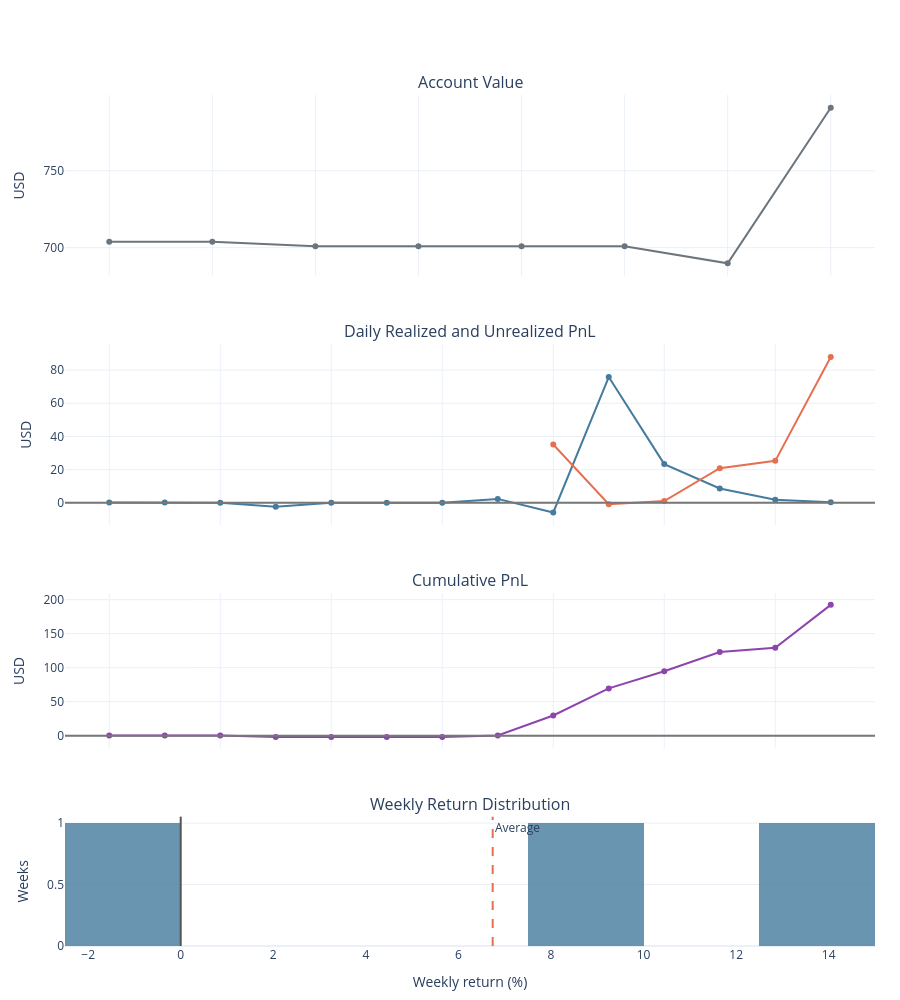

Here is the notebook cell this chart was saved with:
### Markdown cell above
## Account charts

Interactive Plotly charts show account value, daily realized and unrealized PnL, cumulative PnL, and weekly return distribution.

### Code cell
analytics.show_account_charts()

### Figure 1 — Plotly figure (JSON) as saved in the notebook; plotly's stock layout.template omitted (floating-point values rounded to 4 significant figures)
{"data": [{"line": {"color": "#6c757d", "width": 2}, "name": "Account Value", "type": "scatter", "x": ["2026-10-21T00:00:00-04:00", "2026-10-22T00:00:00-04:00", "2026-10-23T00:00:00-04:00", "2026-10-24T00:00:00-04:00", "2026-10-25T00:00:00-04:00", "2026-10-26T00:00:00-04:00", "2026-10-27T00:00:00-04:00", "2026-10-28T00:00:00-04:00"], "xaxis": "x", "y": [703.9, 703.9, 700.9, 700.9, 700.9, 700.9, 689.8, 791.0], "yaxis": "y"}, {"line": {"color": "#457b9d"}, "mode": "lines+markers", "name": "Realized", "type": "scatter", "x": ["2026-10-20T00:00:00-04:00", "2026-10-21T00:00:00-04:00", "2026-10-22T00:00:00-04:00", "2026-10-23T00:00:00-04:00", "2026-10-24T00:00:00-04:00", "2026-10-25T00:00:00-04:00", "2026-10-26T00:00:00-04:00", "2026-10-27T00:00:00-04:00", "2026-10-28T00:00:00-04:00", "2026-10-29T00:00:00-04:00", "2026-10-30T00:00:00-04:00", "2026-10-31T00:00:00-04:00", "2026-11-01T00:00:00-04:00", "2026-11-02T00:00:00-05:00"], "xaxis": "x2", "y": [0.1403, 0.14, 0.0, -2.343, 0.0, 0.0, 0.000653, 2.362, -5.812, 75.84, 23.33, 8.616, 1.795, 0.3493], "yaxis": "y2"}, {"line": {"color": "#e76f51"}, "mode": "lines+markers", "name": "Unrealized", "type": "scatter", "x": ["2026-10-20T00:00:00-04:00", "2026-10-21T00:00:00-04:00", "2026-10-22T00:00:00-04:00", "2026-10-23T00:00:00-04:00", "2026-10-24T00:00:00-04:00", "2026-10-25T00:00:00-04:00", "2026-10-26T00:00:00-04:00", "2026-10-27T00:00:00-04:00", "2026-10-28T00:00:00-04:00", "2026-10-29T00:00:00-04:00", "2026-10-30T00:00:00-04:00", "2026-10-31T00:00:00-04:00", "2026-11-01T00:00:00-04:00", "2026-11-02T00:00:00-05:00"], "xaxis": "x2", "y": [NaN, NaN, NaN, NaN, NaN, NaN, NaN, NaN, 35.15, -0.8439, 1.102, 20.84, 25.29, 87.92], "yaxis": "y2"}, {"line": {"color": "#8e44ad", "width": 2}, "name": "Cumulative PnL", "type": "scatter", "x": ["2026-10-20T00:00:00-04:00", "2026-10-21T00:00:00-04:00", "2026-10-22T00:00:00-04:00", "2026-10-23T00:00:00-04:00", "2026-10-24T00:00:00-04:00", "2026-10-25T00:00:00-04:00", "2026-10-26T00:00:00-04:00", "2026-10-27T00:00:00-04:00", "2026-10-28T00:00:00-04:00", "2026-10-29T00:00:00-04:00", "2026-10-30T00:00:00-04:00", "2026-10-31T00:00:00-04:00", "2026-11-01T00:00:00-04:00", "2026-11-02T00:00:00-05:00"], "xaxis": "x3", "y": [0.1403, 0.2803, 0.2803, -2.063, -2.063, -2.063, -2.062, 0.3001, 29.64, 69.48, 94.76, 123.1, 129.4, 192.3], "yaxis": "y3"}, {"marker": {"color": "#457b9d"}, "name": "Weekly returns", "opacity": 0.8, "showlegend": false, "type": "histogram", "x": [-0.3329, 12.59, 7.962], "xaxis": "x4", "xbins": {"size": 2.5}, "yaxis": "y4"}], "layout": {"annotations": [{"font": {"size": 16}, "showarrow": false, "text": "Account Value", "x": 0.5, "xanchor": "center", "xref": "paper", "y": 1, "yanchor": "bottom", "yref": "paper"}, {"font": {"size": 16}, "showarrow": false, "text": "Daily Realized and Unrealized PnL", "x": 0.5, "xanchor": "center", "xref": "paper", "y": 0.7072, "yanchor": "bottom", "yref": "paper"}, {"font": {"size": 16}, "showarrow": false, "text": "Cumulative PnL", "x": 0.5, "xanchor": "center", "xref": "paper", "y": 0.4144, "yanchor": "bottom", "yref": "paper"}, {"font": {"size": 16}, "showarrow": false, "text": "Weekly Return Distribution", "x": 0.5, "xanchor": "center", "xref": "paper", "y": 0.152, "yanchor": "bottom", "yref": "paper"}, {"showarrow": false, "text": "Average", "x": 6.74, "xanchor": "left", "xref": "x4", "y": 1, "yanchor": "top", "yref": "y4 domain"}], "barmode": "overlay", "height": 1000, "hovermode": "x unified", "margin": {"b": 50, "l": 65, "r": 25, "t": 95}, "shapes": [{"line": {"color": "#e76f51", "dash": "dash"}, "type": "line", "x0": 6.74, "x1": 6.74, "xref": "x4", "y0": 0, "y1": 1, "yref": "y4 domain"}, {"line": {"color": "#555"}, "type": "line", "x0": 0, "x1": 0, "xref": "x4", "y0": 0, "y1": 1, "yref": "y4 domain"}, {"line": {"color": "#777"}, "type": "line", "x0": 0, "x1": 1, "xref": "x2 domain", "y0": 0, "y1": 0, "yref": "y2"}, {"line": {"color": "#777"}, "type": "line", "x0": 0, "x1": 1, "xref": "x3 domain", "y0": 0, "y1": 0, "yref": "y3"}], "showlegend": false, "xaxis": {"anchor": "y", "domain": [0, 1], "matches": "x4", "showticklabels": false}, "xaxis2": {"anchor": "y2", "domain": [0, 1], "matches": "x4", "showticklabels": false}, "xaxis3": {"anchor": "y3", "domain": [0, 1], "matches": "x4", "showticklabels": false}, "xaxis4": {"anchor": "y4", "domain": [0, 1], "title": {"text": "Weekly return (%)"}}, "yaxis": {"anchor": "x", "domain": [0.7872, 1], "title": {"text": "USD"}}, "yaxis2": {"anchor": "x2", "domain": [0.4944, 0.7072], "title": {"text": "USD"}}, "yaxis3": {"anchor": "x3", "domain": [0.232, 0.4144], "title": {"text": "USD"}}, "yaxis4": {"anchor": "x4", "domain": [0, 0.152], "title": {"text": "Weeks"}}}}
